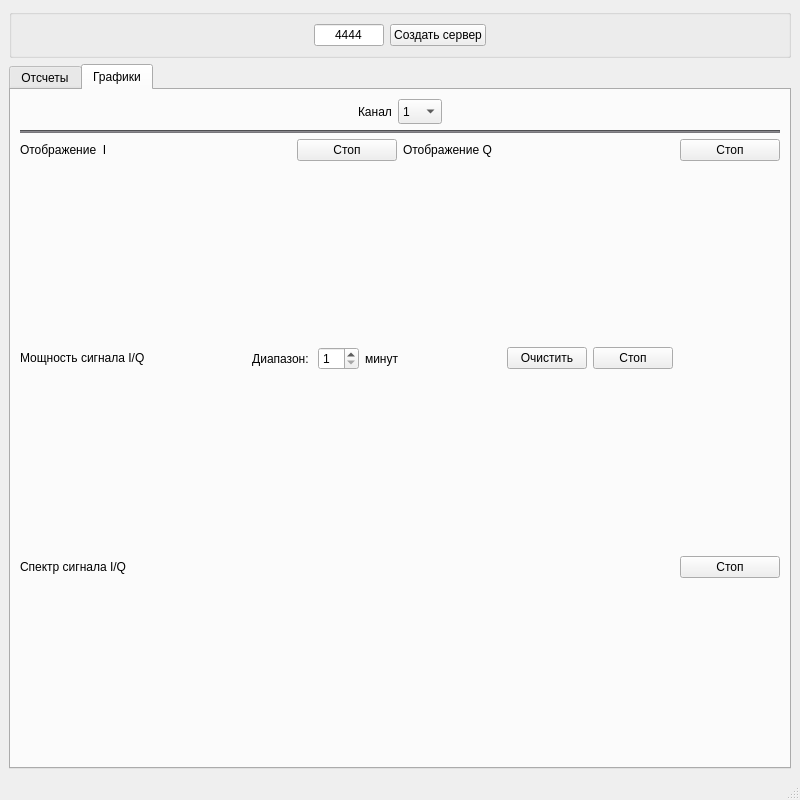
<?xml version="1.0" encoding="UTF-8"?>
<ui version="4.0">
 <class>MainWindow</class>
 <widget class="QMainWindow" name="MainWindow">
  <property name="geometry">
   <rect>
    <x>0</x>
    <y>0</y>
    <width>800</width>
    <height>800</height>
   </rect>
  </property>
  <property name="windowTitle">
   <string>MainWindow</string>
  </property>
  <widget class="QWidget" name="centralwidget">
   <layout class="QVBoxLayout" name="verticalLayout">
    <item>
     <layout class="QGridLayout" name="gridLayout">
      <item row="0" column="0">
       <widget class="QGroupBox" name="groupBox">
        <property name="title">
         <string/>
        </property>
        <layout class="QVBoxLayout" name="verticalLayout_2">
         <item>
          <layout class="QGridLayout" name="gridLayout_2">
           <item row="0" column="1">
            <widget class="QLineEdit" name="lineEditPort">
             <property name="maximumSize">
              <size>
               <width>70</width>
               <height>16777215</height>
              </size>
             </property>
             <property name="text">
              <string>4444</string>
             </property>
             <property name="alignment">
              <set>Qt::AlignCenter</set>
             </property>
            </widget>
           </item>
           <item row="0" column="3">
            <spacer name="horizontalSpacer_2">
             <property name="orientation">
              <enum>Qt::Horizontal</enum>
             </property>
             <property name="sizeHint" stdset="0">
              <size>
               <width>40</width>
               <height>20</height>
              </size>
             </property>
            </spacer>
           </item>
           <item row="0" column="2">
            <widget class="QPushButton" name="pushButtonCreate">
             <property name="text">
              <string>Создать сервер</string>
             </property>
            </widget>
           </item>
           <item row="0" column="0">
            <spacer name="horizontalSpacer">
             <property name="orientation">
              <enum>Qt::Horizontal</enum>
             </property>
             <property name="sizeHint" stdset="0">
              <size>
               <width>40</width>
               <height>20</height>
              </size>
             </property>
            </spacer>
           </item>
          </layout>
         </item>
        </layout>
       </widget>
      </item>
      <item row="1" column="0">
       <widget class="QTabWidget" name="tabWidget">
        <property name="currentIndex">
         <number>1</number>
        </property>
        <widget class="QWidget" name="tab">
         <attribute name="title">
          <string>Отсчеты</string>
         </attribute>
         <layout class="QVBoxLayout" name="verticalLayout_3">
          <item>
           <widget class="QListView" name="listView"/>
          </item>
         </layout>
        </widget>
        <widget class="QWidget" name="tab_2">
         <attribute name="title">
          <string>Графики</string>
         </attribute>
         <layout class="QVBoxLayout" name="verticalLayout_4">
          <item>
           <layout class="QGridLayout" name="gridLayout_3">
            <item row="0" column="0">
             <layout class="QHBoxLayout" name="horizontalLayout">
              <item>
               <spacer name="horizontalSpacer_3">
                <property name="orientation">
                 <enum>Qt::Horizontal</enum>
                </property>
                <property name="sizeHint" stdset="0">
                 <size>
                  <width>40</width>
                  <height>20</height>
                 </size>
                </property>
               </spacer>
              </item>
              <item>
               <widget class="QLabel" name="label">
                <property name="maximumSize">
                 <size>
                  <width>16777215</width>
                  <height>40</height>
                 </size>
                </property>
                <property name="text">
                 <string>Канал</string>
                </property>
               </widget>
              </item>
              <item>
               <widget class="QComboBox" name="comboBoxChannel">
                <property name="maximumSize">
                 <size>
                  <width>16777215</width>
                  <height>25</height>
                 </size>
                </property>
                <item>
                 <property name="text">
                  <string>1</string>
                 </property>
                </item>
                <item>
                 <property name="text">
                  <string>2</string>
                 </property>
                </item>
                <item>
                 <property name="text">
                  <string>3</string>
                 </property>
                </item>
                <item>
                 <property name="text">
                  <string>4</string>
                 </property>
                </item>
                <item>
                 <property name="text">
                  <string>5</string>
                 </property>
                </item>
                <item>
                 <property name="text">
                  <string>6</string>
                 </property>
                </item>
                <item>
                 <property name="text">
                  <string>7</string>
                 </property>
                </item>
                <item>
                 <property name="text">
                  <string>8</string>
                 </property>
                </item>
                <item>
                 <property name="text">
                  <string>9</string>
                 </property>
                </item>
                <item>
                 <property name="text">
                  <string>10</string>
                 </property>
                </item>
                <item>
                 <property name="text">
                  <string>11</string>
                 </property>
                </item>
                <item>
                 <property name="text">
                  <string>12</string>
                 </property>
                </item>
               </widget>
              </item>
              <item>
               <spacer name="horizontalSpacer_4">
                <property name="orientation">
                 <enum>Qt::Horizontal</enum>
                </property>
                <property name="sizeHint" stdset="0">
                 <size>
                  <width>40</width>
                  <height>20</height>
                 </size>
                </property>
               </spacer>
              </item>
             </layout>
            </item>
           </layout>
          </item>
          <item>
           <widget class="Line" name="line">
            <property name="styleSheet">
             <string notr="true">background-color: rgb(119, 118, 123);</string>
            </property>
            <property name="orientation">
             <enum>Qt::Horizontal</enum>
            </property>
           </widget>
          </item>
          <item>
           <layout class="QGridLayout" name="gridLayout_4">
            <item row="0" column="0">
             <layout class="QGridLayout" name="gridLayout_8">
              <item row="0" column="0">
               <widget class="QLabel" name="label_2">
                <property name="maximumSize">
                 <size>
                  <width>16777215</width>
                  <height>20</height>
                 </size>
                </property>
                <property name="text">
                 <string>Отображение  I</string>
                </property>
               </widget>
              </item>
              <item row="0" column="1">
               <widget class="QPushButton" name="stopI">
                <property name="maximumSize">
                 <size>
                  <width>100</width>
                  <height>16777215</height>
                 </size>
                </property>
                <property name="text">
                 <string>Стоп</string>
                </property>
               </widget>
              </item>
              <item row="1" column="0" colspan="2">
               <widget class="QCustomPlot" name="plotterI" native="true"/>
              </item>
             </layout>
            </item>
            <item row="0" column="1">
             <layout class="QGridLayout" name="gridLayout_9">
              <item row="0" column="0">
               <widget class="QLabel" name="label_3">
                <property name="maximumSize">
                 <size>
                  <width>16777215</width>
                  <height>20</height>
                 </size>
                </property>
                <property name="text">
                 <string>Отображение Q</string>
                </property>
               </widget>
              </item>
              <item row="0" column="1">
               <widget class="QPushButton" name="stopQ">
                <property name="maximumSize">
                 <size>
                  <width>100</width>
                  <height>16777215</height>
                 </size>
                </property>
                <property name="text">
                 <string>Стоп</string>
                </property>
               </widget>
              </item>
              <item row="1" column="0" colspan="2">
               <widget class="QCustomPlot" name="plotterQ" native="true"/>
              </item>
             </layout>
            </item>
           </layout>
          </item>
          <item>
           <layout class="QGridLayout" name="gridLayout_6">
            <item row="0" column="8">
             <spacer name="horizontalSpacer_7">
              <property name="orientation">
               <enum>Qt::Horizontal</enum>
              </property>
              <property name="sizeHint" stdset="0">
               <size>
                <width>40</width>
                <height>20</height>
               </size>
              </property>
             </spacer>
            </item>
            <item row="0" column="7">
             <widget class="QPushButton" name="stopPower">
              <property name="maximumSize">
               <size>
                <width>100</width>
                <height>16777215</height>
               </size>
              </property>
              <property name="text">
               <string>Стоп</string>
              </property>
             </widget>
            </item>
            <item row="0" column="6">
             <widget class="QPushButton" name="pushButtonPwrClean">
              <property name="maximumSize">
               <size>
                <width>100</width>
                <height>16777215</height>
               </size>
              </property>
              <property name="text">
               <string>Очистить</string>
              </property>
             </widget>
            </item>
            <item row="0" column="5">
             <spacer name="horizontalSpacer_5">
              <property name="orientation">
               <enum>Qt::Horizontal</enum>
              </property>
              <property name="sizeHint" stdset="0">
               <size>
                <width>40</width>
                <height>20</height>
               </size>
              </property>
             </spacer>
            </item>
            <item row="1" column="0" colspan="10">
             <widget class="QCustomPlot" name="plotterPower" native="true"/>
            </item>
            <item row="0" column="4">
             <widget class="QLabel" name="label_7">
              <property name="text">
               <string>минут</string>
              </property>
             </widget>
            </item>
            <item row="0" column="2">
             <widget class="QLabel" name="label_6">
              <property name="text">
               <string>Диапазон: </string>
              </property>
              <property name="alignment">
               <set>Qt::AlignRight|Qt::AlignTrailing|Qt::AlignVCenter</set>
              </property>
             </widget>
            </item>
            <item row="0" column="0">
             <widget class="QLabel" name="label_4">
              <property name="maximumSize">
               <size>
                <width>16777215</width>
                <height>20</height>
               </size>
              </property>
              <property name="text">
               <string>Мощность сигнала I/Q</string>
              </property>
             </widget>
            </item>
            <item row="0" column="1">
             <spacer name="horizontalSpacer_6">
              <property name="orientation">
               <enum>Qt::Horizontal</enum>
              </property>
              <property name="sizeHint" stdset="0">
               <size>
                <width>40</width>
                <height>20</height>
               </size>
              </property>
             </spacer>
            </item>
            <item row="0" column="3">
             <widget class="QSpinBox" name="spinBoxRange">
              <property name="minimum">
               <number>1</number>
              </property>
              <property name="maximum">
               <number>60</number>
              </property>
             </widget>
            </item>
           </layout>
          </item>
          <item>
           <layout class="QGridLayout" name="gridLayout_7">
            <item row="0" column="0">
             <widget class="QLabel" name="label_5">
              <property name="maximumSize">
               <size>
                <width>16777215</width>
                <height>20</height>
               </size>
              </property>
              <property name="text">
               <string>Спектр сигнала I/Q</string>
              </property>
             </widget>
            </item>
            <item row="0" column="1">
             <widget class="QPushButton" name="stopSpectrum">
              <property name="maximumSize">
               <size>
                <width>100</width>
                <height>16777215</height>
               </size>
              </property>
              <property name="text">
               <string>Стоп</string>
              </property>
             </widget>
            </item>
            <item row="1" column="0" colspan="2">
             <widget class="QCustomPlot" name="plotterSpector" native="true"/>
            </item>
           </layout>
          </item>
         </layout>
        </widget>
       </widget>
      </item>
     </layout>
    </item>
   </layout>
  </widget>
  <widget class="QMenuBar" name="menubar">
   <property name="geometry">
    <rect>
     <x>0</x>
     <y>0</y>
     <width>800</width>
     <height>24</height>
    </rect>
   </property>
  </widget>
  <widget class="QStatusBar" name="statusbar"/>
 </widget>
 <customwidgets>
  <customwidget>
   <class>QCustomPlot</class>
   <extends>QWidget</extends>
   <header location="global">qcustomplot/qcustomplot.h</header>
   <container>1</container>
  </customwidget>
 </customwidgets>
 <resources/>
 <connections/>
</ui>
